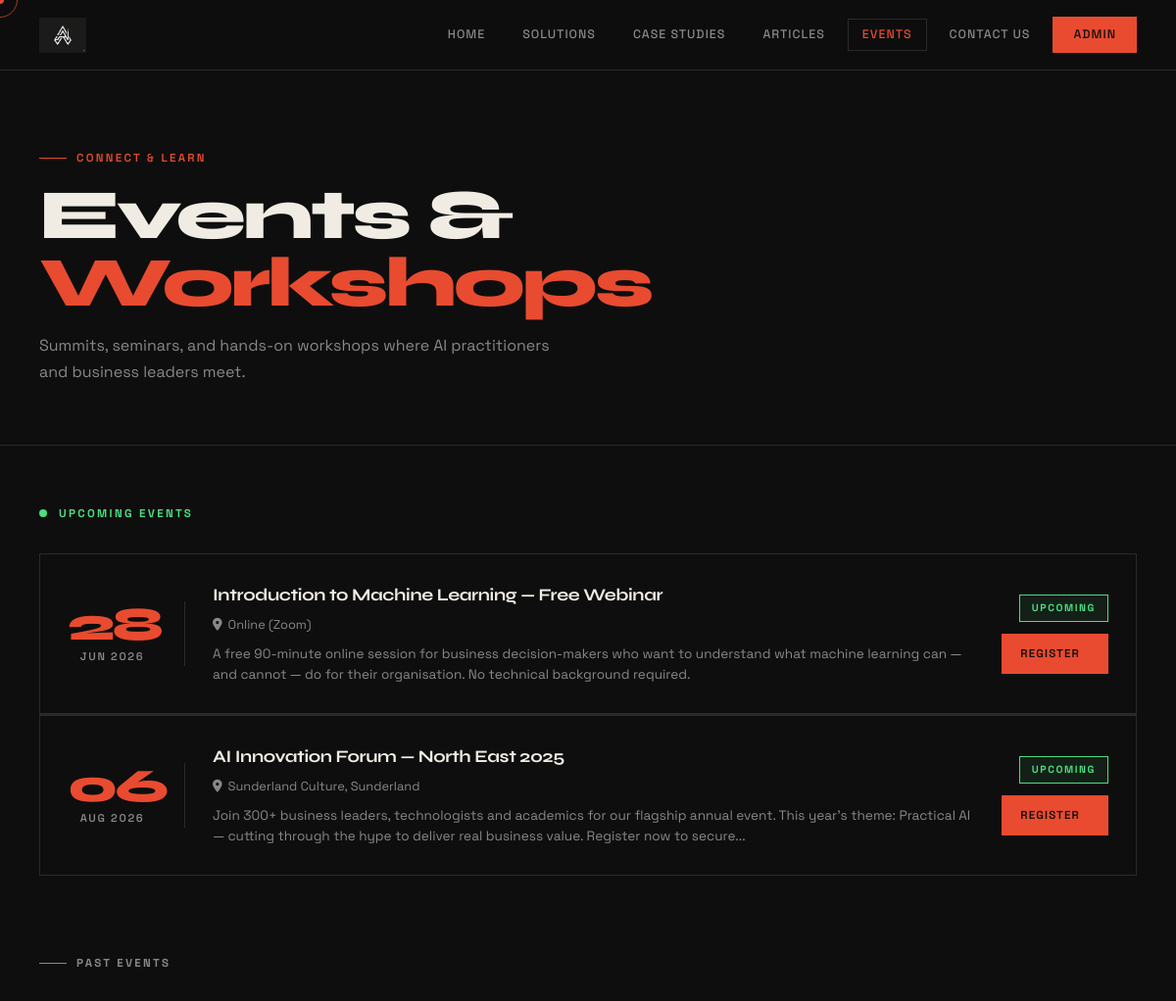
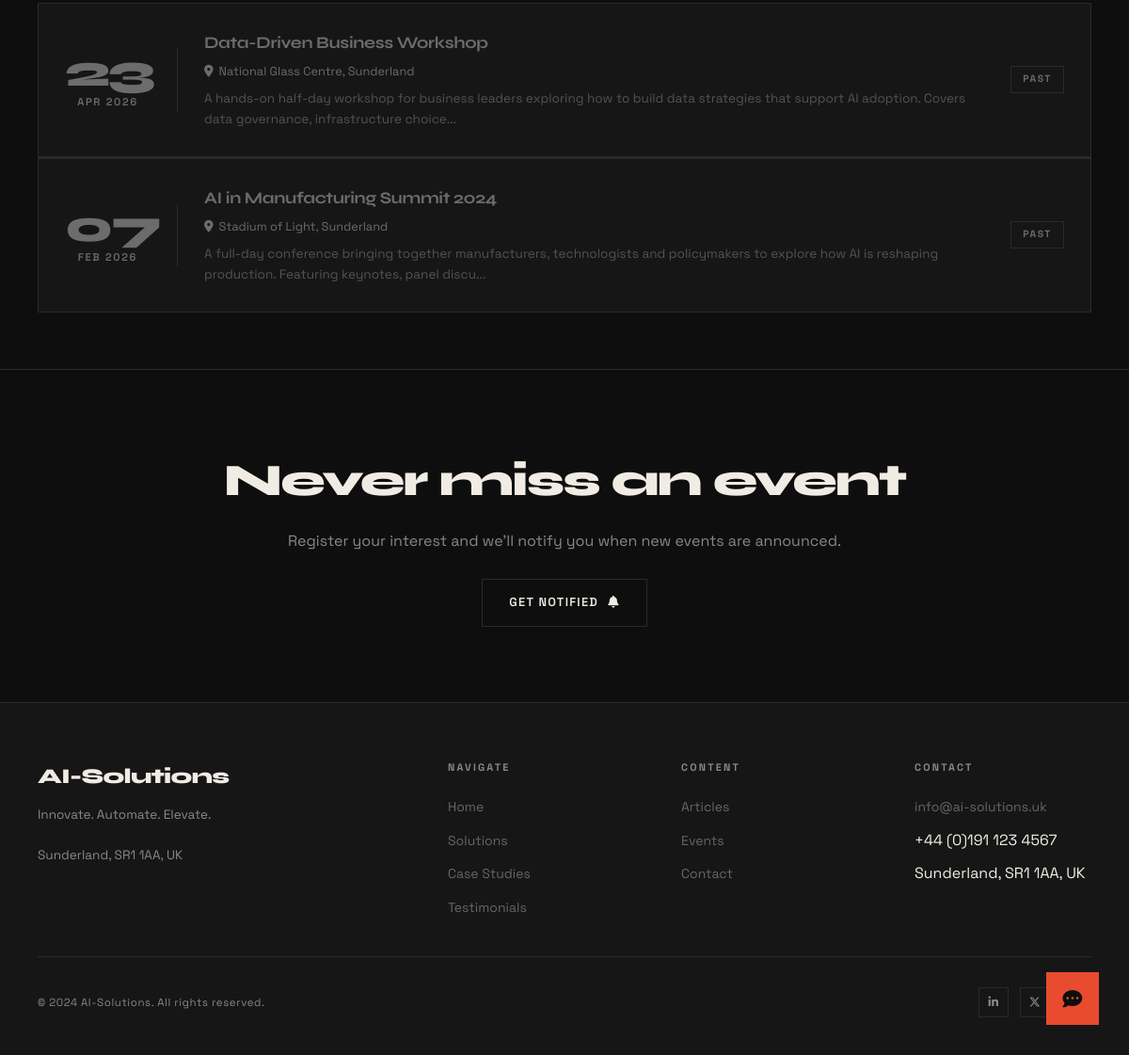
The app's page /events with its own data (2 pictures, top to bottom).
### models.py (models this page shows)
class SiteSettings(db.Model):
    __tablename__ = 'site_settings'
    id = db.Column(db.Integer, primary_key=True)
    company_logo = db.Column(db.String(300), nullable=True)
    company_name = db.Column(db.String(200), default='AI-Solutions')
    tagline = db.Column(db.String(500))
    address = db.Column(db.String(300))
    email = db.Column(db.String(120))
    phone = db.Column(db.String(50))
    linkedin_url = db.Column(db.String(300), nullable=True)
    twitter_url = db.Column(db.String(300), nullable=True)
    facebook_url = db.Column(db.String(300), nullable=True)
    instagram_url = db.Column(db.String(300), nullable=True)
    github_url = db.Column(db.String(300), nullable=True)

class Event(db.Model):
    __tablename__ = 'event'
    id = db.Column(db.Integer, primary_key=True)
    name = db.Column(db.String(200), nullable=False)
    description = db.Column(db.Text)
    event_date = db.Column(db.DateTime)
    location = db.Column(db.String(200))
    image = db.Column(db.String(300), nullable=True)
    is_upcoming = db.Column(db.Boolean, default=False)
    register_link = db.Column(db.String(300), nullable=True)

### app.py (the view)
@app.route('/events')
def events():
    upcoming = Event.query.filter_by(is_upcoming=True).order_by(Event.event_date).all()
    past = Event.query.filter_by(is_upcoming=False).order_by(desc(Event.event_date)).all()
    return render_template('events.html', upcoming=upcoming, past=past)

### app.py (called while the page is built)
@app.context_processor
def inject_settings():
    settings = db.session.get(SiteSettings, 1)
    if not settings:
        settings = SiteSettings(id=1, company_name='AI-Solutions')
    return dict(settings=settings)

### templates/events.html (shortened to what this page needs)
{% extends "base.html" %}
{% block content %}
<div class="page-hero">
  <div class="page-label">Connect & Learn</div>
  <h1>Events &<br><span style="color:var(--acc)">Workshops</span></h1>
  <p>Summits, seminars, and hands-on workshops where AI practitioners and business leaders meet.</p>
</div>
{% if upcoming %}
<section style="max-width:1280px; margin:0 auto; padding:60px 40px;">
  <div style="display:flex; align-items:center; gap:12px; margin-bottom:32px;">
    <div style="width:8px; height:8px; background:var(--grn); border-radius:50%;"></div>
    <span style="font-size:0.72rem; font-weight:700; letter-spacing:0.2em; text-transform:uppercase; color:var(--grn);">Upcoming Events</span>
  </div>
  <div style="display:flex; flex-direction:column; gap:1px; background:var(--bdr);">
    {% for event in upcoming %}
    <div class="event-card" style="background:var(--bg);">
      <div class="event-date-block">
        <div class="event-date-day">{{ event.event_date.strftime('%d') }}</div>
        <div class="event-date-month">{{ event.event_date.strftime('%b %Y') }}</div>
      </div>
      <div>
        <h3 class="event-title">{{ event.name }}</h3>
        <div class="event-location"><i class="fas fa-map-marker-alt"></i> {{ event.location }}</div>
        {% if event.description %}<p style="font-size:0.85rem; color:var(--muted); margin-top:8px; line-height:1.6;">{{ event.description[:200] }}{% if event.description|length > 200 %}...{% endif %}</p>{% endif %}
      </div>
      <div style="display:flex; flex-direction:column; align-items:flex-end; gap:12px;">
        <span class="event-badge upcoming">Upcoming</span>
        {% if event.register_link %}
        <a href="{{ event.register_link }}" target="_blank" class="btn btn-primary" style="font-size:0.72rem; padding:10px 18px; white-space:nowrap;">
          <span>Register</span>
        </a>
        {% endif %}
      </div>
    </div>
    {% endfor %}
  </div>
</section>
{% endif %}
{% if past %}
<section style="max-width:1280px; margin:0 auto; padding:{{ '20px' if upcoming else '60px' }} 40px 60px;">
  <div style="font-size:0.72rem; font-weight:700; letter-spacing:0.2em; text-transform:uppercase; color:var(--muted); margin-bottom:32px; display:flex; align-items:center; gap:10px;">
    <span style="display:block; width:28px; height:1px; background:var(--muted);"></span>
    Past Events
  </div>
  <div style="display:flex; flex-direction:column; gap:1px; background:var(--bdr);">
    {% for event in past %}
    <div class="event-card" style="background:var(--bg); opacity:0.7;">
      <div class="event-date-block">
        <div class="event-date-day" style="color:var(--muted);">{{ event.event_date.strftime('%d') }}</div>
        <div class="event-date-month">{{ event.event_date.strftime('%b %Y') }}</div>
      </div>
      <div>
        <h3 class="event-title" style="color:var(--muted);">{{ event.name }}</h3>
        <div class="event-location"><i class="fas fa-map-marker-alt"></i> {{ event.location }}</div>
        {% if event.description %}<p style="font-size:0.85rem; color:var(--muted); margin-top:8px; opacity:0.7;">{{ event.description[:160] }}{% if event.description|length > 160 %}...{% endif %}</p>{% endif %}
      </div>
      <span class="event-badge past">Past</span>
    </div>
    {% endfor %}
  </div>
</section>
{% endif %}
<section style="border-top:1px solid var(--bdr); padding:80px 40px; text-align:center;">
  <h2 style="font-family:var(--font-display); font-size:clamp(1.8rem,4vw,3rem); font-weight:800; letter-spacing:-0.04em; margin-bottom:12px;">
    Never miss an event
  </h2>
  <p style="color:var(--muted); margin-bottom:28px;">Register your interest and we'll notify you when new events are announced.</p>
  <a href="{{ url_for('contact') }}" class="btn btn-outline">
    <span>Get Notified</span>
    <i class="fas fa-bell"></i>
  </a>
</section>
{% endblock %}

### templates/base.html (shortened to what this page needs)
<!DOCTYPE html>
<html lang="en">
<head>
  <link rel="stylesheet" href="https://cdnjs.cloudflare.com/ajax/libs/font-awesome/6.5.0/css/all.min.css">
  <link rel="stylesheet" href="{{ url_for('static', filename='css/style.css') }}">
</head>
<body>
<nav class="navbar">
  <a href="{{ url_for('index') }}" class="nav-logo">
    {% if settings and settings.company_logo %}
      <img src="{{ url_for('static', filename=settings.company_logo) }}" alt="{{ settings.company_name }}">
    {% else %}
      <span class="logo-dot"></span>
      <span>{{ settings.company_name if settings else 'AI-Solutions' }}</span>
    {% endif %}
  </a>
  <div class="nav-links" id="nav-links">
    <a href="{{ url_for('index') }}" class="{{ 'active' if request.endpoint == 'index' }}">Home</a>
    <a href="{{ url_for('solutions') }}" class="{{ 'active' if request.endpoint == 'solutions' }}">Solutions</a>
    <a href="{{ url_for('case_studies') }}" class="{{ 'active' if request.endpoint == 'case_studies' }}">Case Studies</a>
    <a href="{{ url_for('articles') }}" class="{{ 'active' if request.endpoint in ['articles','article_detail'] }}">Articles</a>
    <a href="{{ url_for('events') }}" class="{{ 'active' if request.endpoint == 'events' }}">Events</a>
    <a href="{{ url_for('contact') }}" class="{{ 'active' if request.endpoint == 'contact' }}">Contact Us</a>
    <a href="{{ url_for('admin_login') }}" class="nav-cta">Admin</a>
  </div>
</nav>
<div class="page-wrapper">
  {% block content %}{% endblock %}
</div>
<footer class="footer">
  <div class="footer-inner">
    <div class="footer-top">
      <div>
        <div class="footer-brand">{{ settings.company_name if settings else 'AI-Solutions' }}</div>
        <p class="footer-tagline">{{ settings.tagline if settings else 'Innovate. Automate. Elevate.' }}<br><br>{{ settings.address if settings else 'Sunderland, UK' }}</p>
      </div>
      <div>
        <div class="footer-col-title">Navigate</div>
        <ul class="footer-links">
          <li><a href="{{ url_for('index') }}">Home</a></li>
          <li><a href="{{ url_for('solutions') }}">Solutions</a></li>
          <li><a href="{{ url_for('case_studies') }}">Case Studies</a></li>
          <li><a href="{{ url_for('testimonials') }}">Testimonials</a></li>
        </ul>
      </div>
      <div>
        <div class="footer-col-title">Content</div>
        <ul class="footer-links">
          <li><a href="{{ url_for('articles') }}">Articles</a></li>
          <li><a href="{{ url_for('events') }}">Events</a></li>
          <li><a href="{{ url_for('contact') }}">Contact</a></li>
        </ul>
      </div>
      <div>
        <div class="footer-col-title">Contact</div>
        <ul class="footer-links">
          {% if settings and settings.email %}<li><a href="mailto:{{ settings.email }}">{{ settings.email }}</a></li>{% endif %}
          {% if settings and settings.phone %}<li>{{ settings.phone }}</li>{% endif %}
          {% if settings and settings.address %}<li>{{ settings.address }}</li>{% endif %}
        </ul>
      </div>
    </div>
    <div class="footer-bottom">
      <span>&copy; {{ now().year if now is defined else '2024' }} {{ settings.company_name if settings else 'AI-Solutions' }}. All rights reserved.</span>
      <div class="footer-social">
        {% if settings and settings.linkedin_url %}<a href="{{ settings.linkedin_url }}" target="_blank"><i class="fab fa-linkedin-in"></i></a>{% endif %}
        {% if settings and settings.twitter_url %}<a href="{{ settings.twitter_url }}" target="_blank"><i class="fab fa-x-twitter"></i></a>{% endif %}
        {% if settings and settings.github_url %}<a href="{{ settings.github_url }}" target="_blank"></a>{% endif %}
      </div>
    </div>
  </div>
</footer>
<button class="chatbot-btn" id="chatbot-btn" aria-label="Open chat">
  <i class="fas fa-comment-dots"></i>
</button>
</body>
</html>

### records on screen
SiteSettings: company_logo (picture), company_name "AI-Solutions", tagline "Innovate. Automate. Elevate.", address "Sunderland, SR1 1AA, UK", email "info@ai-solutions.uk", phone "+44 (0)191 123 4567"
Event: event_date "28", event_date "JUN 2026", name "Introduction to Machine Learning — Free Webinar", location "Online (Zoom)", description "A free 90-minute online session for business decision-makers who want to understand what machine learning can — and cannot — do for their organisation. No technical background required."
Event: event_date "06", event_date "AUG 2026", name "AI Innovation Forum — North East 2025", location "Sunderland Culture, Sunderland", description "Join 300+ business leaders, technologists and academics for our flagship annual event. This year's theme: Practical AI — cutting through the hype to deliver real business value. Register now to secure"
Event: event_date "23", event_date "APR 2026", name "Data-Driven Business Workshop", location "National Glass Centre, Sunderland", description "A hands-on half-day workshop for business leaders exploring how to build data strategies that support AI adoption. Covers data governance, infrastructure choice"
Event: event_date "07", event_date "FEB 2026", name "AI in Manufacturing Summit 2024", location "Stadium of Light, Sunderland", description "A full-day conference bringing together manufacturers, technologists and policymakers to explore how AI is reshaping production. Featuring keynotes, panel discu"
